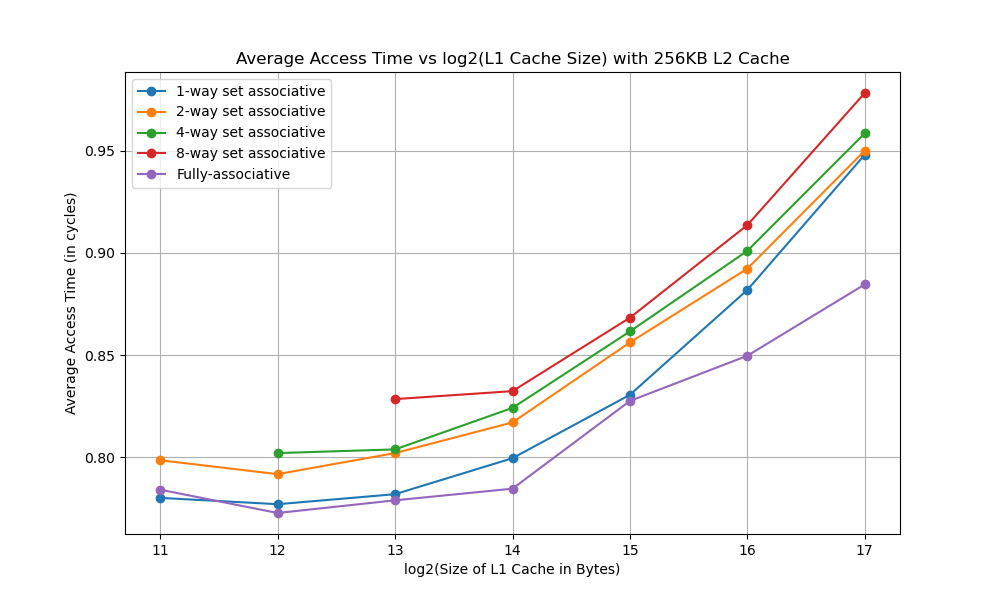

Generate this figure with Python:
import subprocess
import re
import matplotlib.pyplot as plt
import numpy as np

# Constants
block_size = 32  # Block size for both L1 and L2 cache
num_of_vc_blocks = 0  # No victim cache
l2_size = 256 * 1024  # L2 cache size is 256KB
l2_assoc = 8  # L2 cache associativity (8-way set-associative)
trace_file_name = 'gcc_trace.txt'  # Trace file for this experiment

# Cache sizes from 2KB to 128KB in bytes
sizes_kb = [2, 4, 8, 16, 32, 64, 128]
sizes_bytes = [size * 1024 for size in sizes_kb]

# Associativities to test for L1
associativities = [1, 2, 4, 8, 'fully-associative']

# Regular expression to capture average access time from output.txt
access_time_pattern = re.compile(r"1\. average access time:\s+([0-9]*\.[0-9]*)")

# Function to run the cache simulator and extract the average access time
def run_cache_sim(L1_size, L1_assoc):
    # Determine associativity parameter
    if L1_assoc == 'fully-associative':
        assoc_arg = L1_size // block_size  # Associativity is Size / Block Size for fully-associative
    else:
        assoc_arg = L1_assoc

    command = f'./cache_sim {L1_size} {assoc_arg} {block_size} {num_of_vc_blocks} {l2_size} {l2_assoc} {trace_file_name} > output.txt'
    subprocess.run(command, shell=True)
    
    # Read and parse the output file
    with open('output.txt', 'r') as f:
        output = f.read()
        match = access_time_pattern.search(output)
        if match:
            return float(match.group(1))
        else:
            return None  # Return None if no valid access time is found

# Store results in a dictionary, one entry per associativity
access_times = {assoc: {'sizes': [], 'times': []} for assoc in associativities}

# Run experiments for each combination of SIZE and ASSOCIATIVITY
for size in sizes_bytes:
    for assoc in associativities:
        access_time = run_cache_sim(size, assoc)
        if access_time is not None:  # Only store valid results
            access_times[assoc]['sizes'].append(np.log2(size))  # Store log2(size)
            access_times[assoc]['times'].append(access_time)  # Store average access time

# Plotting the results
plt.figure(figsize=(10, 6))
for assoc in associativities:
    label = f'{assoc}-way set associative' if assoc != 'fully-associative' else 'Fully-associative'
    
    # Only plot if there are valid data points for this associativity
    if access_times[assoc]['sizes'] and access_times[assoc]['times']:
        plt.plot(access_times[assoc]['sizes'], access_times[assoc]['times'], label=label, marker='o')

# Add labels and title
plt.xlabel('log2(Size of L1 Cache in Bytes)')
plt.ylabel('Average Access Time (in cycles)')
plt.title('Average Access Time vs log2(L1 Cache Size) with 256KB L2 Cache')
plt.legend()
plt.grid(True)
plt.show()
